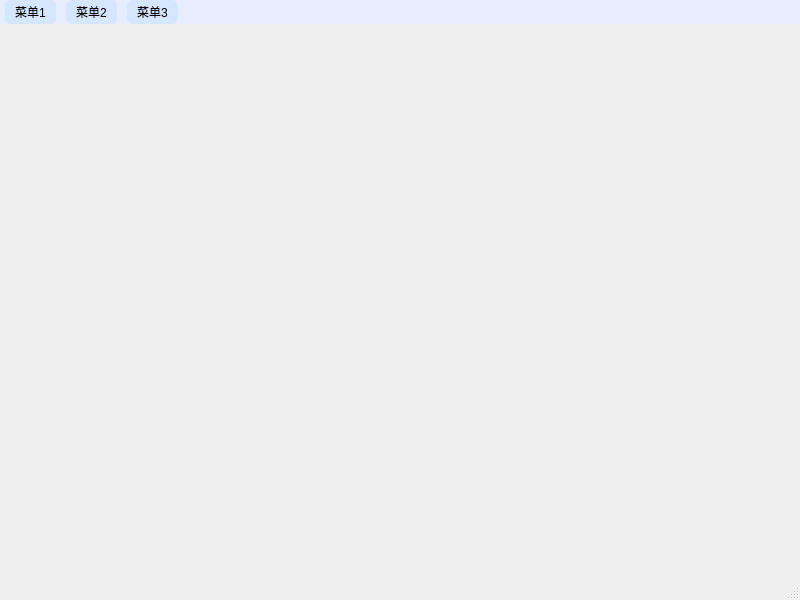
<?xml version="1.0" encoding="UTF-8"?>
<ui version="4.0">
 <class>MainWindow</class>
 <widget class="QMainWindow" name="MainWindow">
  <property name="geometry">
   <rect>
    <x>0</x>
    <y>0</y>
    <width>800</width>
    <height>600</height>
   </rect>
  </property>
  <property name="windowTitle">
   <string>MainWindow</string>
  </property>
  <property name="styleSheet">
   <string notr="true">QMenuBar
{
    background-color : rgb(230, 237, 255);

    spacing : 5px;
}

QMenuBar::item
{
    border-radius : 6px;
    padding : 3px 10px;
    background-color : rgb(213, 230, 255);
    margin-right: 5px;  
}

QMenuBar::item:selected
{    
    background-color : rgb(89, 161, 255);
}

QMenu::item:selected
{    
    border : 2px solid rgb(87, 160, 255);
}

QMenu::item
{    
    border : 2px solid transparent;
	padding : 2px 7px;
}

QMenu::separator
{
	height : 2px;
	background-color : rgb(19, 101, 255);
	margin : 0px 5px;
}	</string>
  </property>
  <widget class="QWidget" name="centralwidget"/>
  <widget class="QMenuBar" name="menubar">
   <property name="geometry">
    <rect>
     <x>0</x>
     <y>0</y>
     <width>800</width>
     <height>24</height>
    </rect>
   </property>
   <widget class="QMenu" name="menu111">
    <property name="title">
     <string>菜单1</string>
    </property>
    <widget class="QMenu" name="menu3333">
     <property name="title">
      <string>3333</string>
     </property>
     <addaction name="action555"/>
    </widget>
    <addaction name="action222"/>
    <addaction name="separator"/>
    <addaction name="menu3333"/>
    <addaction name="action4444"/>
    <addaction name="action65666"/>
    <addaction name="separator"/>
    <addaction name="action7777"/>
    <addaction name="action9999"/>
   </widget>
   <widget class="QMenu" name="menu_2">
    <property name="title">
     <string>菜单2</string>
    </property>
   </widget>
   <widget class="QMenu" name="menu_3">
    <property name="title">
     <string>菜单3</string>
    </property>
   </widget>
   <addaction name="menu111"/>
   <addaction name="menu_2"/>
   <addaction name="menu_3"/>
  </widget>
  <widget class="QStatusBar" name="statusbar"/>
  <action name="action222">
   <property name="text">
    <string>222</string>
   </property>
  </action>
  <action name="action555">
   <property name="text">
    <string>555</string>
   </property>
  </action>
  <action name="action4444">
   <property name="text">
    <string>4444</string>
   </property>
  </action>
  <action name="action65666">
   <property name="text">
    <string>65666</string>
   </property>
  </action>
  <action name="action7777">
   <property name="text">
    <string>7777</string>
   </property>
  </action>
  <action name="action9999">
   <property name="text">
    <string>9999</string>
   </property>
  </action>
 </widget>
 <resources/>
 <connections/>
</ui>
